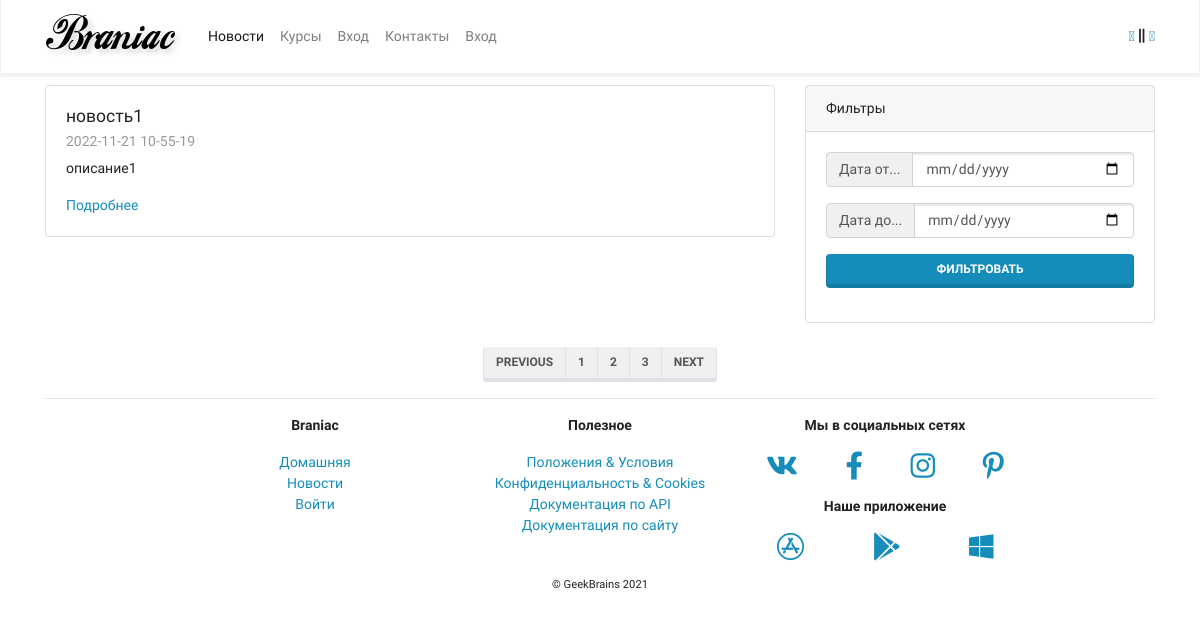
The page /mainapp/news/ on the database its author committed.
### mainapp/models.py (models this page shows, shortened)
class News(models.Model):
    title = models.CharField(max_length=256, verbose_name="Title")
    preambule = models.CharField(max_length=1024, verbose_name="Preambule")
    body = models.TextField(blank=True, null=True, verbose_name="Body")
    body_as_markdown = models.BooleanField(
        default=False, verbose_name="As markdown"
    )
    created = models.DateTimeField(
        auto_now_add=True, verbose_name="Created", editable=False
    )
    updated = models.DateTimeField(
        auto_now=True, verbose_name="Edited", editable=False
    )
    deleted = models.BooleanField(default=False)
    class Meta:
        verbose_name = _("News")
        verbose_name_plural = _("News")
        ordering = ("-created",)

### mainapp/views.py (the view)
# urls.py: path("news/", views.NewsListView.as_view(), name="news"),
class NewsListView(ListView):
    model = mainapp_models.News
    paginate_by = 5
    def get_queryset(self):
        return super().get_queryset().filter(deleted=False)

### mainapp/templates/mainapp/news_list.html (shortened to what this page needs)
{% extends 'mainapp/base.html' %}
{% block content %}
<div class="row">
    <div class="col-lg-8">
        {% for item in object_list %}
        <div class="card my-2">
            <div class="card-body">
                <h5 class="card-title">{{ item.title }}</h5>
                <h6 class="card-subtitle mb-2 text-muted">
                    {{ item.created|date:"Y-m-d h-i-s" }}
                </h6>
                <p class="card-text">{{ item.preambule }}</p>
                <div class="row">
                    <div class="col">
                        <a href="{% url 'mainapp:news_detail' pk=item.pk %}"
                           class="card-link">Подробнее</a>
                    </div>
                </div>
            </div>
        </div>
        {% endfor %}
    </div>
    <div class="col-lg-4">
        <div class="card my-2 sticky-top">
            <div class="card-header">
                Фильтры
            </div>
            <div class="card-body">
                <form action="">
                    <div class="input-group mb-3">
                        <div class="input-group-prepend">
                            <span class="input-group-text" id="basic-addon1">Дата от...</span>
                        </div>
                        <input type="date" class="form-control" name="dateFrom">
                    </div>
                    <div class="input-group mb-3">
                        <div class="input-group-prepend">
                            <span class="input-group-text" id="basic-addon1">Дата до...</span>
                        </div>
                        <input type="date" class="form-control" name="dateTo">
                    </div>
                    <button type="submit"
                            class="btn btn-primary btn-block">Фильтровать
                    </button>
                </form>
            </div>
        </div>
    </div>
</div>
<div class="row justify-content-center align-items-center mt-3 mb-n3">
    <nav aria-label="Page navigation example">
        <ul class="pagination">
            <li class="page-item"><a class="page-link" href="#">Previous</a></li>
            <li class="page-item"><a class="page-link" href="#">1</a></li>
            <li class="page-item"><a class="page-link" href="#">2</a></li>
            <li class="page-item"><a class="page-link" href="#">3</a></li>
            <li class="page-item"><a class="page-link" href="#">Next</a></li>
        </ul>
    </nav>
</div>
{% endblock content %}

### rows shown on the page
News: title "новость1", created "2022-11-21 10-55-19", preambule "описание1"
